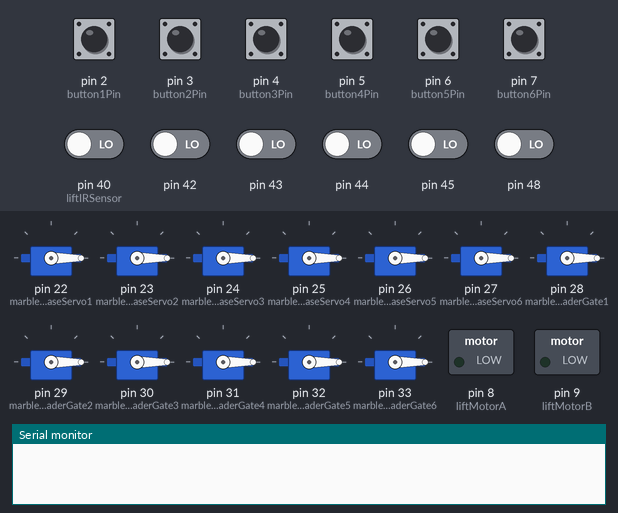
The sketch below on a simulated Arduino Mega 2560, built with avr-gcc and run on an emulated ATmega2560. Parts: 12 × servo, switched loads named in the sketch (green lamp = pin HIGH), the last lines printed to the serial monitor. The inputs (shaded band) are chosen by the test bench; at power-on: pin 2 (button1Pin), pin 3 (button2Pin), pin 4 (button3Pin), pin 5 (button4Pin), pin 6 (button5Pin), pin 7 (button6Pin) HIGH, pin 40 (liftIRSensor), pin 42–45, pin 48 LOW.

Above: at 1.2 s.
1.3 s: pin 3 (button2Pin) pulled LOW for 0.15 s
At 2.3 s:
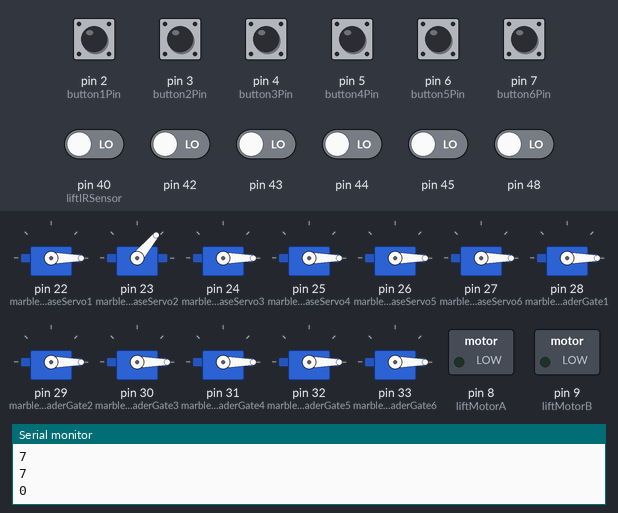
3.3 s: pin 2 (button1Pin) pulled LOW for 0.15 s
At 5.0 s:
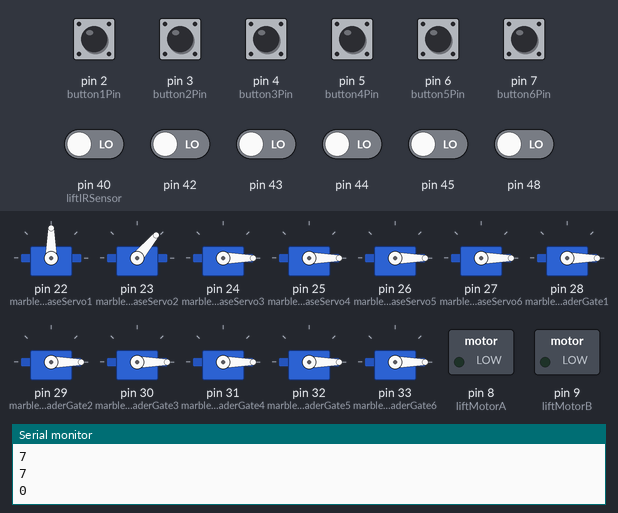
Timing chart, 0 to 6.5 s (numbered marks = the images above; inputs shaded):
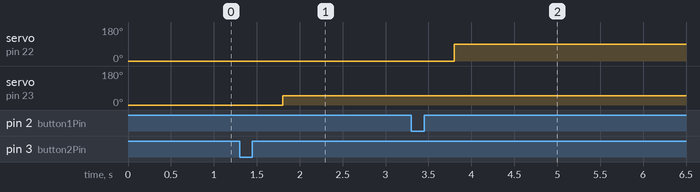

The sketch:

silent_assn_proj.ino
```cpp
#include <Servo.h>

// Servo object declaration
Servo marbleReleaseServo1;
Servo marbleReleaseServo2;
Servo marbleReleaseServo3;
Servo marbleReleaseServo4;
Servo marbleReleaseServo5;
Servo marbleReleaseServo6;

Servo dummyReleaseServo;

Servo marbleLoaderGate1;
Servo marbleLoaderGate2;
Servo marbleLoaderGate3;
Servo marbleLoaderGate4;
Servo marbleLoaderGate5;
Servo marbleLoaderGate6;
Servo marbleLoaderGate7;
Servo marbleLoaderGate8;

Servo loaderDirectionServo;

// Global variable declarations
bool robotTurn = false;
bool firstTimeSetup = true;

const int button1Pin = 2; // Pin connected to button 1
const int button2Pin = 3; // Pin connected to button 2
const int button3Pin = 4; // Pin connected to button 3
const int button4Pin = 5; // Pin connected to button 4
const int button5Pin = 6; // Pin connected to button 5
const int button6Pin = 7; // Pin connected to button 6

const int liftMotorA = 8;
const int liftMotorB = 9;
const int liftMotorSpeed = A0;

const int conveyorMotorA = 10;
const int conveyorMotorB = 11;
const int conveyorMotorSpeed = A1;

const int liftIRSensor = 40;
const int gateOneIRSensor = 41;
const int gateTwoIRSensor = 42;
const int gateThreeIRSensor = 43;
const int gateFourIRSensor = 44;
const int gateFiveIRSensor = 45;
const int gateSixIRSensor = 46;
const int gateSevenIRSensor = 47;
const int gateEightIRSensor = 48;

// Circular LinkedList structure definition.

/// Node structure for linked list.
struct Node{
    int numberOfMarbles;
    bool leftSide;
    Servo gateServo;
    Servo releaseServo;
    int gateIRSensor;
    Node* next;

    /// Constructor to initialize a node with data.
    Node(int numberOfMarbles, bool leftSide, Servo gateServo, Servo releaseServo, int gateIRSensor)
    {
        this->numberOfMarbles = numberOfMarbles;
        this->leftSide = leftSide;
        this->gateServo = gateServo;
        this->gateIRSensor = gateIRSensor;
        this->releaseServo = releaseServo;
        next = nullptr;
    }

    /// Overloaded constructor to intialize a node with data, without the release servo. (Home nodes)
    Node(int numberOfMarbles, bool leftSide, Servo gateServo, int gateIRSensor)
    {
        this->numberOfMarbles = numberOfMarbles;
        this->leftSide = leftSide;
        this->gateServo = gateServo;
        this->gateIRSensor = gateIRSensor;
        this->releaseServo = dummyReleaseServo;
        next = nullptr;
    }
};

/// Function to insert a node at the end of a circular linked list.
Node* insertEnd(Node *tail, int value, bool leftSide, Servo gateServo, Servo releaseServo, int gateIRSensor) {
    Node *newNode = new Node(value, leftSide, gateServo, releaseServo, gateIRSensor);
    if (tail == nullptr){
        // If the list is empty, initialize it with the new node
        tail = newNode;

        // Point to itself to form a circular structure
        newNode->next = newNode;
    }
    else{
        // Insert new node after the current tail
        // and update the tail pointer.
        // New node points to the head node
        newNode->next = tail->next;

        // Tail node points to the new node
        tail->next = newNode;

        // Update tail to be the new node
        tail = newNode;
    }
    return tail;
}

/// Overloaded function to insert a node at the end of a circular linked list.
Node* insertEnd(Node *tail, int value, bool leftSide, Servo gateServo, int gateIRSensor) {
    Node *newNode = new Node(value, leftSide, gateServo, gateIRSensor);
    if (tail == nullptr){
        // If the list is empty, initialize it with the new node
        tail = newNode;

        // Point to itself to form a circular structure
        newNode->next = newNode;
    }
    else{
        // Insert new node after the current tail
        // and update the tail pointer.
        // New node points to the head node
        newNode->next = tail->next;

        // Tail node points to the new node
        tail->next = newNode;

        // Update tail to be the new node
        tail = newNode;
    }
    return tail;
}

/// Function to find the node position within the Linked List.
Node* findNodePosition(Node* last, int pos) {
  Node* curr = last->next;
  // If position is at 1, straight away return the current pointer
  if (pos == 1) {
    return curr;
  } else {
    // Find the position of the node that has been played.
    for (int i=1; i<pos; i++) {
      curr = curr->next;
    }
  }
  return curr;
}

/// Function to update data at a certain position in the congkak.
int getNumberOfMarbles(Node* last, int pos) {
  if (last == nullptr) {
    // If the list is empty
    Serial.println("Something went wrong, the position of the marble is not defined.");
  }

  Node* curr = findNodePosition(last, pos);
  int originalNumberOfMarbles = curr->numberOfMarbles;
  return originalNumberOfMarbles;
}

/// Prints the number of marbles within each node.
void printList(Node* last){
  if(last == NULL) return;

    // Start from the head node
    Node *head = last->next;
    while (true){
        Serial.println(head->numberOfMarbles);
        head = head->next;
        if (head == last->next)
            break;
    }
}

/// This function will control all the rearranging of balls into their respective holes.
void rearrangeBall(int numberOfBalls, Node* last, int pos, Servo releaseServo) {
  // Determine the node where the ball was played.
  Node* curr = findNodePosition(last, pos);
  int counter = 0;

  // Clear the marbles in the particular hole first.
  curr->numberOfMarbles = 0;

  // Rearrange the ball until all the balls are finished.
  while(counter < numberOfBalls) {
    curr = curr->next;

    // Determine the direction of the loader gate
    if (curr->leftSide) {
      loaderDirectionServo.write(110);
    } else {
      loaderDirectionServo.write(20);
    }

    // Open the gate
    delay(500);
    curr->gateServo.write(90);

    // Lift the ball up to the loader, until the ball passes the lift IR Sensor.
    delay(500);
    while(digitalRead(liftIRSensor)) {
      analogWrite(liftMotorSpeed, 150);
      digitalWrite(liftMotorA, HIGH);
    }
    digitalWrite(liftMotorA, LOW);

    delay(200);
    releaseServo.write(0);

    // Wait until the gate IR sensor, senses the ball.
    // Then close the gate.
    while(digitalRead(curr->gateIRSensor)) {
      delay(1);
    }
    curr->gateServo.write(0);
    curr->numberOfMarbles++;

    counter++;
  }

  if (curr->numberOfMarbles > 0) {
    /*
    Handle for case 1.

    After the last ball is placed, if the hole have more balls, then we will
    repeat the process.
    */
    rearrangeBall(curr->numberOfMarbles, curr, 8, curr->releaseServo);
  }
}

void setup() {
  // put your setup code here, to run once:
  marbleReleaseServo1.attach(22); // Attach servo1 to pin 8
  marbleReleaseServo2.attach(23); // Attach servo2 to pin 9
  marbleReleaseServo3.attach(24); // Attach servo3 to pin 10
  marbleReleaseServo4.attach(25); // Attach servo4 to pin 11
  marbleReleaseServo5.attach(26); // Attach servo5 to pin 12
  marbleReleaseServo6.attach(27); // Attach servo6 to pin 13
  marbleLoaderGate1.attach(28); // Attach servo1 to pin 8
  marbleLoaderGate2.attach(29); // Attach servo2 to pin 9
  marbleLoaderGate3.attach(30); // Attach servo3 to pin 10
  marbleLoaderGate4.attach(31); // Attach servo4 to pin 11
  marbleLoaderGate5.attach(32); // Attach servo5 to pin 12
  marbleLoaderGate6.attach(33); // Attach servo6 to pin 13
  marbleLoaderGate7.attach(34); // Attach servo4 to pin 11
  marbleLoaderGate8.attach(35); // Attach servo5 to pin 12
  loaderDirectionServo.attach(36); // Attach servo6 to pin 13

  marbleReleaseServo1.write(0); // Initialize servo1 position
  marbleReleaseServo2.write(0); // Initialize servo2 position
  marbleReleaseServo3.write(0); // Initialize servo3 position
  marbleReleaseServo4.write(0); // Initialize servo4 position
  marbleReleaseServo5.write(0); // Initialize servo5 position
  marbleReleaseServo6.write(0); // Initialize servo6 position
  marbleLoaderGate1.write(0); // Initialize servo2 position
  marbleLoaderGate2.write(0); // Initialize servo3 position
  marbleLoaderGate3.write(0); // Initialize servo4 position
  marbleLoaderGate4.write(0); // Initialize servo5 position
  marbleLoaderGate5.write(0); // Initialize servo6 position
  marbleLoaderGate6.write(0); // Initialize servo3 position
  marbleLoaderGate7.write(0); // Initialize servo4 position
  marbleLoaderGate8.write(0); // Initialize servo5 position
  loaderDirectionServo.write(20); // Initialize servo6 position

  pinMode(button1Pin, INPUT_PULLUP); // Set button1 pin as input with pull-up resistor
  pinMode(button2Pin, INPUT_PULLUP); // Set button2 pin as input with pull-up resistor
  pinMode(button3Pin, INPUT_PULLUP); // Set button3 pin as input with pull-up resistor
  pinMode(button4Pin, INPUT_PULLUP); // Set button4 pin as input with pull-up resistor
  pinMode(button5Pin, INPUT_PULLUP); // Set button5 pin as input with pull-up resistor
  pinMode(button6Pin, INPUT_PULLUP); // Set button6 pin as input with pull-up resistor

  pinMode(liftMotorA, OUTPUT);        // Motor driver pin 1 as output
  pinMode(liftMotorB, OUTPUT);

  pinMode(liftIRSensor, INPUT);

  Serial.begin(9600);
}

Node* first;
Node* last;
void loop() {
  int numberOfMarbles;

  if (firstTimeSetup) {
    // Initiate the number of marbles in the first three holes
    first = new Node(8, true, marbleLoaderGate1, marbleReleaseServo1, gateOneIRSensor);
    first->next = new Node(7, true, marbleLoaderGate2, marbleReleaseServo2, gateTwoIRSensor);
    first->next->next = new Node(7, true, marbleLoaderGate3, marbleReleaseServo3, gateThreeIRSensor);

    last = first->next->next;
    last->next = first;

    // Initiate the number of numbers in home area, then the next three holes, and the last home area.
    last = insertEnd(last, 0, false, marbleLoaderGate7, gateEightIRSensor);
    last = insertEnd(last, 7, false, marbleLoaderGate4, marbleReleaseServo4, gateFourIRSensor);
    last = insertEnd(last, 7, false, marbleLoaderGate5, marbleReleaseServo5, gateFiveIRSensor);
    last = insertEnd(last, 7, false, marbleLoaderGate6, marbleReleaseServo6, gateSixIRSensor);
    last = insertEnd(last, 0, true, marbleLoaderGate8, gateSevenIRSensor);

    firstTimeSetup = false;
  }

  if (robotTurn) {
    // Whatever robot will do

  } else {
    // Human's turn to play the game

    // Button press to release balls from the hole.
    // The button will control each hole respectively.
    bool humanTurnFinished = false;

    if (!digitalRead(button1Pin)) {
      // Buffer time to release button
      delay(500);
      marbleReleaseServo1.write(90);

      // Buffer time for the servo to run before the DC motor
      // This is to prevent insufficient supply of current.
      delay(500);
      // Update the number of marbles in the hole to 0. Since the marbles have been taken out and spread to other holes.
      numberOfMarbles = getNumberOfMarbles(last, 1);

      rearrangeBall(numberOfMarbles, last, 1, marbleReleaseServo1);

      printList(last);

    } else if (!digitalRead(button2Pin)) {
      delay(500);
      marbleReleaseServo2.write(50);

      // Update the number of marbles in the hole to 0. Since the marbles have been taken out and spread to other holes.
      getNumberOfMarbles(last, 2);

      printList(last);
    } else if (!digitalRead(button3Pin)) {
      marbleReleaseServo3.write(50);
    } else if (!digitalRead(button4Pin)) {
      marbleReleaseServo4.write(50);
    } else if (!digitalRead(button5Pin)) {
      marbleReleaseServo5.write(50);
    } else if (!digitalRead(button6Pin)) {
      marbleReleaseServo6.write(50);
    }

  }
}
```

Measured:
- after the input at 1.3 s, servo on pin 23 (marbleReleaseServo2): 0° → 50° after 0.50 s
- after the input at 3.3 s, servo on pin 22 (marbleReleaseServo1): 0° → 90° after 0.50 s
